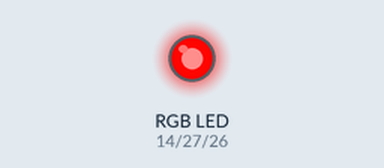
A sketch run on a simulated ESP32. On the bench: an RGB LED mixed from three pins (HIGH = lit). Dim RGB values are drawn brighter than linear.

Above: at 0.05 s.
At 0.95 s:
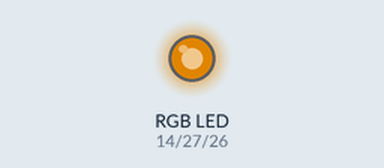
At 1.8 s:
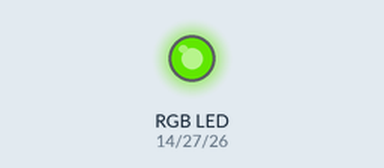
At 3.6 s:
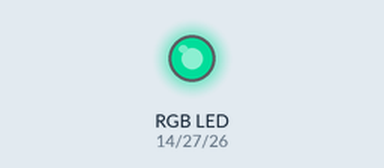
At 5.35 s:
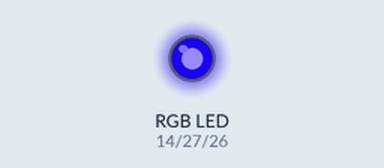
At 7.15 s:
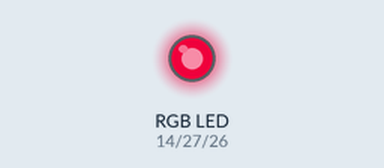
Timing chart, 0 to 10.0 s (numbered marks = the images above):
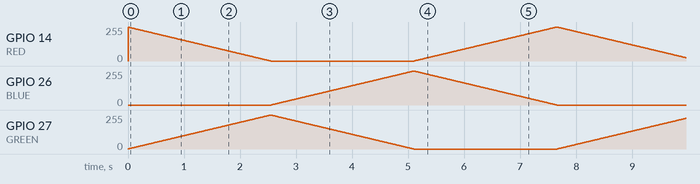

The sketch:

rgb_leb.ino
```cpp
/// GND, R,G,B 핀들로 구성이 되어 있는 led
#define BLUE 26  //6  // 기판에 적혀있는 BGR로 각각 적혀 있는 핀을 연결해서 셋팅, 순서는 상관없으나 BGR로 셋팅
#define GREEN 27  //5
#define RED 14  //3


void setup() {
  pinMode(RED, OUTPUT);
  pinMode(GREEN, OUTPUT);
  pinMode(BLUE, OUTPUT);
  digitalWrite(RED, HIGH);
  digitalWrite(GREEN, LOW);
  digitalWrite(BLUE, LOW);

}

void loop() {
  int red_value;
  int green_value;
  int blue_value;

  red_value = 255;
  green_value = 0;
  blue_value = 0;

  for(int i =0; i< 255; i++) {
    red_value -= 1;
    green_value += 1;
    analogWrite(RED, red_value);
    analogWrite(GREEN, green_value);
    delay(10);
  }

  red_value = 0;
  green_value = 255;
  blue_value = 0;
  for(int i=0; i < 255; i++) {
    green_value -= 1;
    blue_value += 1;
    analogWrite(GREEN, green_value);
    analogWrite(BLUE, blue_value);
    delay(10);
  }

  red_value = 0;
  green_value = 0;
  blue_value = 255;
  for(int i=0; i<255; i++) {
    blue_value -= 1;
    red_value +=1;
    analogWrite(BLUE, blue_value);
    analogWrite(RED, red_value);
    delay(10);
  }


}
```
